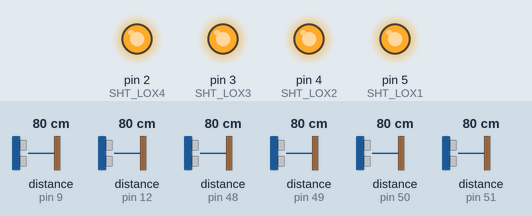
The sketch below on a simulated Arduino Uno, built with avr-gcc and run on an emulated ATmega328P. On the bench: output pins drawn as LEDs (lit = HIGH). Wiring (inferred from the names in the program): 2 × ultrasonic range finder: trigger pin 8, echo pin 9 / trigger pin 13, echo pin 12. The inputs (shaded band) are chosen by the test bench; at power-on: distance to the obstacle (sensors on pin 9, pin 12, pin 48, pin 49, pin 50, pin 51) 80 cm. The echo pulse lasts 58.3 µs per cm; pins used as bus, display or sensor lines are not drawn; what the sketch prints to the serial monitor is not drawn.

Above: at 0.1 s.
Timing chart, 0 to 1.6 s (numbered marks = the images above):
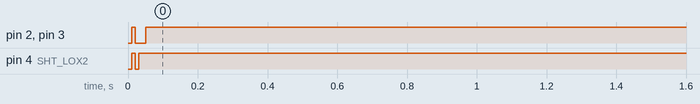

The sketch:

sensorsRAI_V2.ino
```cpp
/*
   =======================================================
    Measuring code for two HC-SR04 and four VL53L0X (ToF)
    using Arduino Giga R1
  =======================================================
*/
#include "Adafruit_VL53L0X.h"

// Ultrasonic Pins
#define TRIG1 8
#define ECHO1 9
#define TRIG2 13
#define ECHO2 12
float dist1_US, dist2_US;

// ToF I2C Addresses
#define LOX1_ADDRESS 0x30
#define LOX2_ADDRESS 0x31
#define LOX3_ADDRESS 0x32
#define LOX4_ADDRESS 0x33

// ToF Shutdown Pins (XSHUT)
#define SHT_LOX1 5
#define SHT_LOX2 4
#define SHT_LOX3 3
#define SHT_LOX4 2

// Objects and measurement data
Adafruit_VL53L0X lox1 = Adafruit_VL53L0X();
Adafruit_VL53L0X lox2 = Adafruit_VL53L0X();
Adafruit_VL53L0X lox3 = Adafruit_VL53L0X();
Adafruit_VL53L0X lox4 = Adafruit_VL53L0X();

VL53L0X_RangingMeasurementData_t measure1, measure2, measure3, measure4;

void setID() {
  // Initialize all shutdown pins
  pinMode(SHT_LOX1, OUTPUT);
  pinMode(SHT_LOX2, OUTPUT);
  pinMode(SHT_LOX3, OUTPUT);
  pinMode(SHT_LOX4, OUTPUT);

  // Reset all sensors
  digitalWrite(SHT_LOX1, LOW);
  digitalWrite(SHT_LOX2, LOW);
  digitalWrite(SHT_LOX3, LOW);
  digitalWrite(SHT_LOX4, LOW);
  delay(10);

  // All unreset
  digitalWrite(SHT_LOX1, HIGH);
  digitalWrite(SHT_LOX2, HIGH);
  digitalWrite(SHT_LOX3, HIGH);
  digitalWrite(SHT_LOX4, HIGH);
  delay(10);

  // Initialize sensors sequentially to assign unique addresses
  // Wake LOX1, keep others in shutdown
  digitalWrite(SHT_LOX1, HIGH);
  digitalWrite(SHT_LOX2, LOW);
  digitalWrite(SHT_LOX3, LOW);
  digitalWrite(SHT_LOX4, LOW);
  if (!lox1.begin(LOX1_ADDRESS)) while(1);
  delay(10);

  // Wake LOX2
  digitalWrite(SHT_LOX2, HIGH);
  if (!lox2.begin(LOX2_ADDRESS)) while(1);
  delay(10);

  // Wake LOX3
  digitalWrite(SHT_LOX3, HIGH);
  if (!lox3.begin(LOX3_ADDRESS)) while(1);
  delay(10);

  // Wake LOX4
  digitalWrite(SHT_LOX4, HIGH);
  if (!lox4.begin(LOX4_ADDRESS)) while(1);
}

void read_ToF_sensors() {
  lox1.rangingTest(&measure1, false);
  lox2.rangingTest(&measure2, false);
  lox3.rangingTest(&measure3, false);
  lox4.rangingTest(&measure4, false);

  Serial.print("\nVL1: ");
  if(measure1.RangeStatus != 4) Serial.print(measure1.RangeMilliMeter/10.0); else Serial.print("---");

  Serial.print("\tVL2: ");
  if(measure2.RangeStatus != 4) Serial.print(measure2.RangeMilliMeter/10.0); else Serial.print("---");

  Serial.print("\tVL3: ");
  if(measure3.RangeStatus != 4) Serial.print(measure3.RangeMilliMeter/10.0); else Serial.print("---");

  Serial.print("\tVL4: ");
  if(measure4.RangeStatus != 4) Serial.print(measure4.RangeMilliMeter/10.0); else Serial.print("---");
}

float get_US_distance(int trig, int echo) {
  digitalWrite(trig, LOW);
  delayMicroseconds(2);
  digitalWrite(trig, HIGH);
  delayMicroseconds(10);
  digitalWrite(trig, LOW);
  long duration = pulseIn(echo, HIGH);
  return duration * 0.034 / 2; // Returns distance in cm
}

void setup() {
  Serial.begin(115200);
  //while (!Serial) delay(1); //Waits serial monitor opening

  setID(); // Assign I2C addresses

  pinMode(TRIG1, OUTPUT);
  pinMode(ECHO1, INPUT_PULLUP);
  pinMode(TRIG2, OUTPUT);
  pinMode(ECHO2, INPUT_PULLUP);

  Serial.println(F("System Ready..."));
}

void loop() {
  read_ToF_sensors();

  dist1_US = get_US_distance(TRIG1, ECHO1);
  dist2_US = get_US_distance(TRIG2, ECHO2);

  Serial.print("\tUS1: " + String(dist1_US));
  Serial.print("\tUS2: " + String(dist2_US) + "\n");

  delay(100);
}
```
